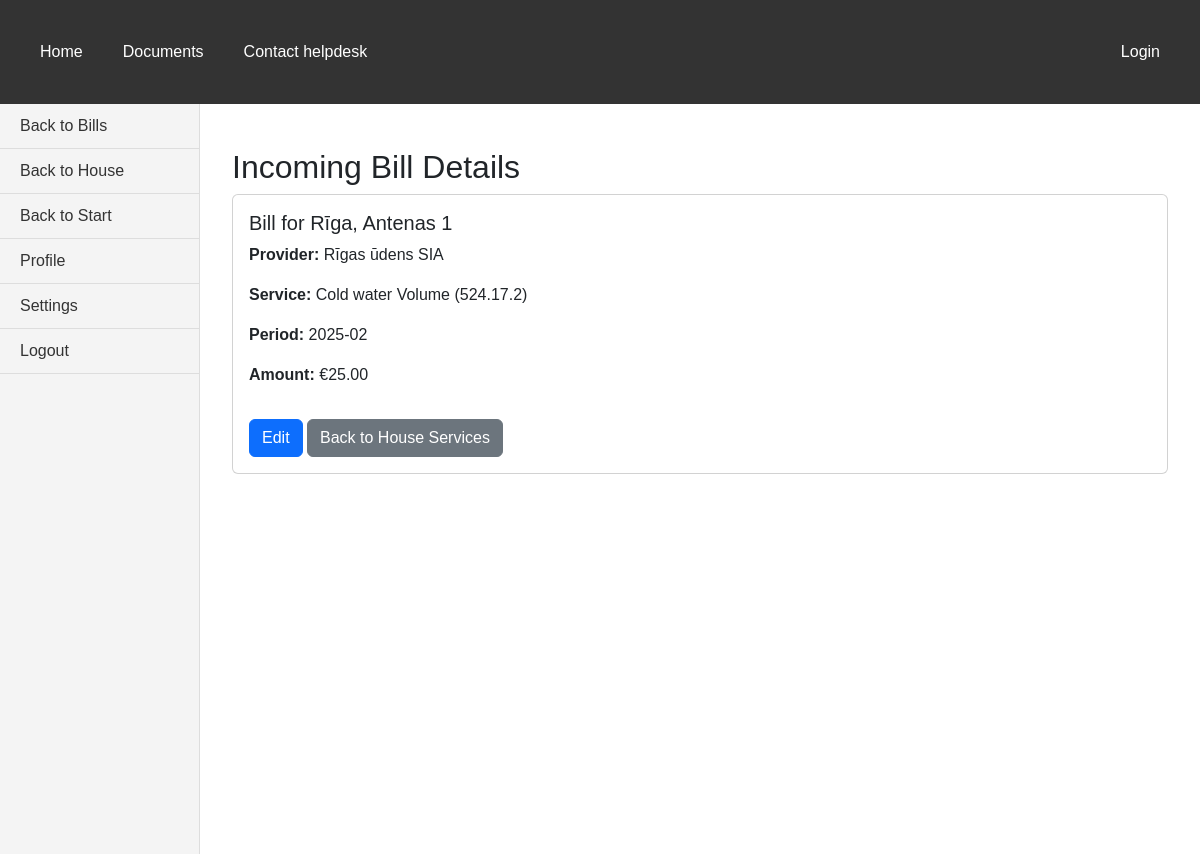
The app's page /bills/houses/11/incoming-bill/36/ with its own data.
### bills/models.py (models this page shows, shortened)
class IncomingBill(models.Model):
    provider = models.ForeignKey(Provider, on_delete=models.CASCADE)
    house = models.ForeignKey(House, on_delete=models.CASCADE)
    service = models.ForeignKey(Service, on_delete=models.CASCADE)
    number = models.CharField(max_length=20, validators=[MinLengthValidator(2, 'Must be at least 2 characters')])
    year = models.PositiveIntegerField(help_text="Format: YYYY",
                                       validators=[RegexValidator(r'^(202[1-9]|20[3-9])$')])
    month = models.PositiveSmallIntegerField(help_text="Format: MM",
                                             validators=[RegexValidator(r'^(0?[1-9]|1[0-2])$')])
    quantity_received = models.DecimalField(max_digits=10, decimal_places=3)
    amount = models.DecimalField(max_digits=10, decimal_places=2)
    @property
    def period(self):
        return f"{self.year}-{str(self.month).zfill(2)}"

class House(models.Model):
    CALCULATION_CHOICES = [
        ('volume', 'Volume'),
        ('object_count', 'Object count'),
        ('part_of_house', 'Part of house'),
        ('living_person_count', 'Living person count'),
        ('declared_person_count', 'Declared person count'),
    ]
    CHOICES_WATER_DIFFERENCE_CALCULATION = [
        (None, 'Select water difference calculation method'),
        ('object_count', 'Object count'),
        ('last_month_consumption', 'Last month consumption'),
        ('last_3_months_consumption', 'Last 3 months consumption'),
        ('part_of_house', 'Part of house'),
        ('living_person_count', 'Living person count'),
        ('declared_person_count', 'Declared person count'),
        ('room_wo_person', 'Room without person'),
        ]
    address = models.CharField(max_length=50, validators=[
        MinLengthValidator(6, 'Must be at least 6 characters'),
        MaxLengthValidator(50, 'Max length is 50 characters')
    ])
    apartment_count = models.IntegerField(validators=[MinValueValidator(0, 'Can not be negative number')])
    area_of_apartments_total = models.IntegerField(validators=[MinValueValidator(0, 'Can not be negative number')])
    area_of_apartments_heated_total = models.IntegerField("Total heated area of apartments", validators=[MinValueValidator(0, 'Can not be negative number')])
    living_person_count = models.IntegerField("Count of living persons", validators=[MinValueValidator(0, 'Can not be negative number')])
    declared_person_count = models.IntegerField("Count of declared persons", validators=[MinValueValidator(0, 'Can not be negative number')])
    area_total = models.IntegerField(validators=[MinValueValidator(0, 'Can not be negative number')])
    water_calculation_type_1 = models.CharField(max_length=30, choices=CALCULATION_CHOICES, default='volume')
    water_calculation_type_2 = models.CharField(max_length=30, choices=CALCULATION_CHOICES, default='living_person_count')
    water_difference_calculation = models.CharField(max_length=30, choices=CHOICES_WATER_DIFFERENCE_CALCULATION, default='object_count')
    waste_calculation_type = models.CharField(max_length=30, choices=CALCULATION_CHOICES, default='living_person_count')
    waste_water_calculation_type = models.CharField(max_length=30, choices=CALCULATION_CHOICES, default='living_person_count')
    norm_for_person = models.DecimalField(max_digits=10, decimal_places=2, default=0)

class Provider(models.Model):
    name = models.CharField(max_length=50, validators=[
        MinLengthValidator(2, 'Must be at least 2 characters'),
        MaxLengthValidator(50, 'Max length is 50 characters'),
        valid_provider_name
    ])
    CHOICES = [('SIA', 'SIA'), ('SIA', 'AS'), ('IU', 'IU'), ('SDV', 'SDV')]
    business_form = models.CharField(max_length=15, choices=CHOICES)
    reg_number = models.CharField(max_length=25, validators=[
        MinLengthValidator(11, 'Must be at least 11 characters'),
        MaxLengthValidator(25, 'Max length is 25 characters'),
        valid_reg_number
    ])
    account = models.CharField(max_length=25, validators=[
        MinLengthValidator(10, 'Must be at least 10 characters'),
        MaxLengthValidator(25, 'Max length is 25 characters'),
        valid_bank_account
    ])
    def __str__(self):
        return self.name + ' ' + self.business_form

class Service(models.Model):
    house = models.ForeignKey(House, on_delete=models.CASCADE, default=None)
    NAME_CHOICES = [(None, 'Select service'), ('cold_water', 'Cold water'), ('electricity', 'Electricity'), ('hot_water', 'Hot water'), ('heat', 'Heat'), ('other', 'Other')]
    name = models.CharField(max_length=30, choices=NAME_CHOICES, validators=[MinLengthValidator(3, 'Must be at least 3 characters')])
    provider = models.ForeignKey(Provider, on_delete=models.PROTECT, default=None)
    CHOICES = [
        ('object_count', 'Count of objects (524.4.1)'),
        ('part_of_house', 'Part of house (524.4.2)'),
        ('living_person_count', 'Count of living persons (524.4.3)'),
        ('declared_person_count', 'Count of declared persons (524.4.4)'),
        ('area', 'Area (524.17.1)'),
        ('heated_area', 'Heated area'),
        ('volume', 'Volume (524.17.2)'),
        ('one_time_payment', 'One time payment'),
    ]
    service_type = models.CharField(max_length=30, choices=CHOICES)
    measuring_units = models.CharField(max_length=15, validators=[
        MinLengthValidator(1, 'Must be at least 1 character')
    ])
    price_per_unit = models.DecimalField(max_digits=10, decimal_places=2)
    def __str__(self):
        return self.get_name_display() + '  ' + self.get_service_type_display()

### bills/views.py (the view)
# urls.py: path("houses/<int:house_id>/incoming-bill/<int:pk>/", views.IncomingBillDetailView.as_view(), name='incoming_bill_detail'),
class IncomingBillDetailView(DetailView):
    model = IncomingBill
    template_name = 'bills/incoming_bill_detail.html'
    context_object_name = 'bill'
    def get_context_data(self, **kwargs):
        context = super().get_context_data(**kwargs)
        context["house"] = self.object.house
        context["edit_url"] = reverse_lazy('incoming_bill_update', kwargs={
            'pk': self.object.pk,
            'house_id': self.object.house.id
        })
        return context
    def dispatch(self, request, *args, **kwargs):
        bill = self.get_object()
        house_id = self.kwargs.get('house_id')
        if not house_id or bill.house.id != int(house_id):
            return redirect('index')
        return super().dispatch(request, *args, **kwargs)

### bills/templates/bills/incoming_bill_detail.html
{% extends 'base.html' %}
{% block sidebar %}
<aside class="vertical-menu">
    <a href="{% url 'incoming_bills' bill.house.id %}">Back to Bills</a>
    <a href="{% url 'house_update' bill.house.id %}">Back to House</a>
    <a href="{% url 'index' %}">Back to Start</a>
    <a href="#">Profile</a>
    <a href="#">Settings</a>
    <a href="#">Logout</a>
</aside>
{% endblock %}
{% block content %}
<div class="container mt-4">
    <h2>Incoming Bill Details</h2>
    <div class="card">
        <div class="card-body">
            <h5 class="card-title">Bill for {{ bill.house.address }}</h5>
            <div class="row">
                <div class="col-md-6">
                    <p><strong>Provider:</strong> {{ bill.provider }}</p>
                    <p><strong>Service:</strong> {{ bill.service }}</p>
                    <p><strong>Period:</strong> {{ bill.period }}</p>
                    <p><strong>Amount:</strong> €{{ bill.amount }}</p>
                </div>
            </div>
            <div class="mt-3">
                {% if bill.house.id %}
                    <a href="{% url 'incoming_bill_update' house.id bill.pk %}" class="btn btn-primary">Edit</a>
                    <a href="{% url 'services_by_house' bill.house.id %}" class="btn btn-secondary">Back to House Services</a>
                {% else %}
                    <a href="{% url 'items' %}" class="btn btn-primary">Items</a>
                {% endif %}
            </div>
        </div>
    </div>
</div>
{% endblock %}

### static/css/styles.css (style rules this page uses)
body { margin: 0; font-family: Arial, sans-serif; display: flex; flex-direction: column; }
.vertical-menu { width: 200px; background-color: #f4f4f4; padding: 0; margin: 0; border-right: 1px solid #ddd; display: flex; flex-direction: column; min-height: calc(100vh - 50px); }
.vertical-menu a { padding: 10px 20px; text-decoration: none; color: #333; border-bottom: 1px solid #ddd; }

### records on screen
IncomingBill: house.address "Rīga, Antenas 1", provider "Rīgas ūdens SIA", service "Cold water Volume (524.17.2)", period "2025-02", amount "25.00"
